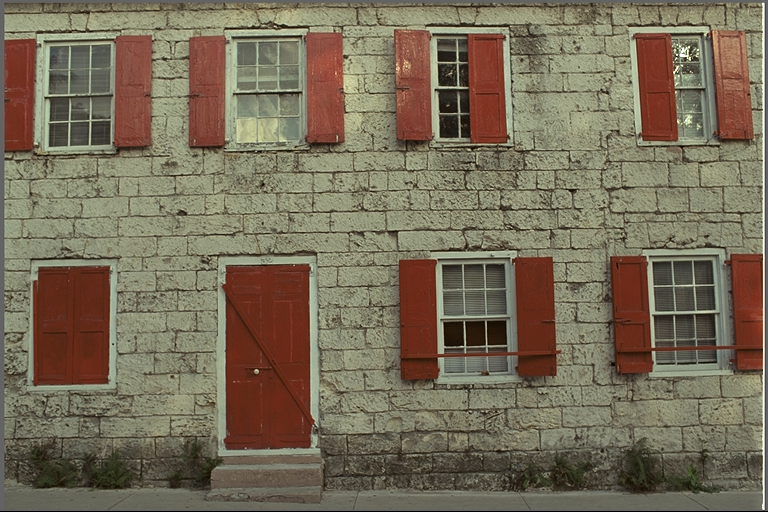
#> input picture images/kodim01.png, 768 x 512 px; its folder holds only this picture in this run
$ python color-based_retrieval.py
#> lines starting #> are read from the running program, lines starting #| are printed output that depends on the picture
# Imports
import matplotlib.pyplot as plt
import numpy as np
import glob, os
from PIL import Image
from skimage.color import rgb2hsv

# Read Images
rgb_images = [np.array(Image.open(filename)) for filename in glob.glob(os.path.join('images', '*.png'))]

# Convert rgb-Images to hsv-Images
hsv_images = [rgb2hsv(img) for img in rgb_images]
#> hsv_images = 1 item

# Quantization of hsv-Images (18 h-values, 3 s-values and 3 v-values, the 4 grey-values will be omitted)
h_bins = np.linspace(0, 1, 19)[1:18]
s_bins = np.linspace(0, 1, 4)[1:3]
v_bins = np.linspace(0, 1, 4)[1:3]

h_images = [img[:, :, 0] for img in hsv_images]
#> h_images = 1 item
s_images = [img[:, :, 1] for img in hsv_images]
#> s_images = 1 item
v_images = [img[:, :, 2] for img in hsv_images]
#> v_images = 1 item

h_images_q = [np.digitize(img, h_bins) for img in h_images]
#> h_images_q = 1 item
s_images_q = [np.digitize(img, s_bins) for img in s_images]
#> s_images_q = 1 item
v_images_q = [np.digitize(img, v_bins) for img in v_images]
#> v_images_q = 1 item

# Generate histograms
hist_bins_images = []
for i in range(len(h_images_q)):
    hist_bins_images.append(9 * h_images_q[i] + 3 * s_images_q[i] + v_images_q[i])
#> this loop made 1 pass
#> after the loop, hist_bins_images = 1 item

img_hists = []
for i in range(len(hist_bins_images)):
    fig, axes = plt.subplots(2, 1)
    axes[0].imshow(rgb_images[i])
    axes[0].axis(False)
    hist, bins, patches = axes[1].hist(hist_bins_images[i].ravel(), bins=np.arange(0, 162, 1), density=True)
    plt.suptitle(f'Image {i + 1}')
    fig.savefig(f'results/hist{i + 1}.png')
    fig.tight_layout()
    plt.show()
    img_hists.append(hist)
#> this loop made 1 pass
#> pass 1, `fig.savefig(f'results/hist{i + 1}.png')`:
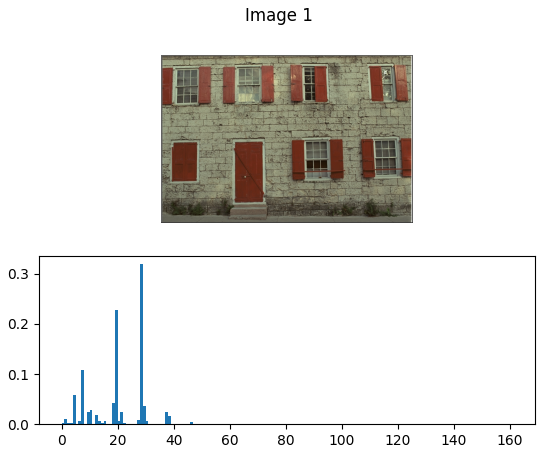
#> figure drawn by matplotlib, 2 panels; panel 2: tallest bar 0.319 high, from x = 28 to 29
#> pass 1, `plt.show()`:
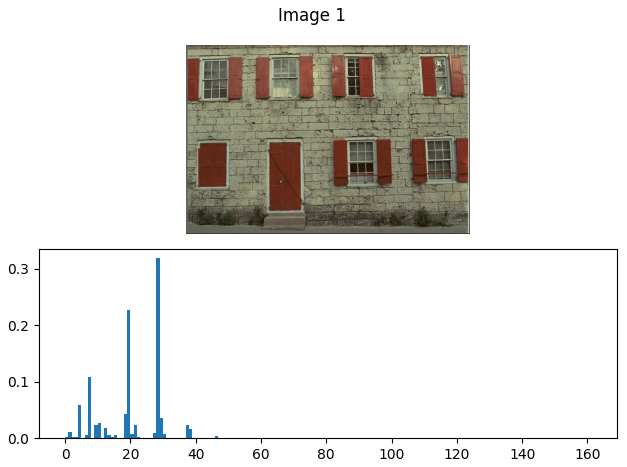
#> figure drawn by matplotlib, 2 panels; panel 2: tallest bar 0.319 high, from x = 28 to 29
#> after the loop, img_hists = 1 item


# Compare histograms
# Minkowski distance between two histograms (r=1: Manhattan distance, r=2: Euclidean distance)
def distance(hist1, hist2, r):
    abs_diff = abs(hist1 - hist2)
    return sum(abs_diff ** r)


# Compare all histograms against each other with r = 1, 2
for i in range(len(img_hists)):
    for j in range(len(img_hists)):
        manhattan = distance(img_hists[i], img_hists[j], 1)
        euclidean = distance(img_hists[i], img_hists[j], 2)
        total = manhattan + euclidean
        print(f'image {i + 1}, image {j + 1} (r = 1): {manhattan}, (r = 2): {euclidean}, (total): {total}')

$ run again, on images/kodim05.png
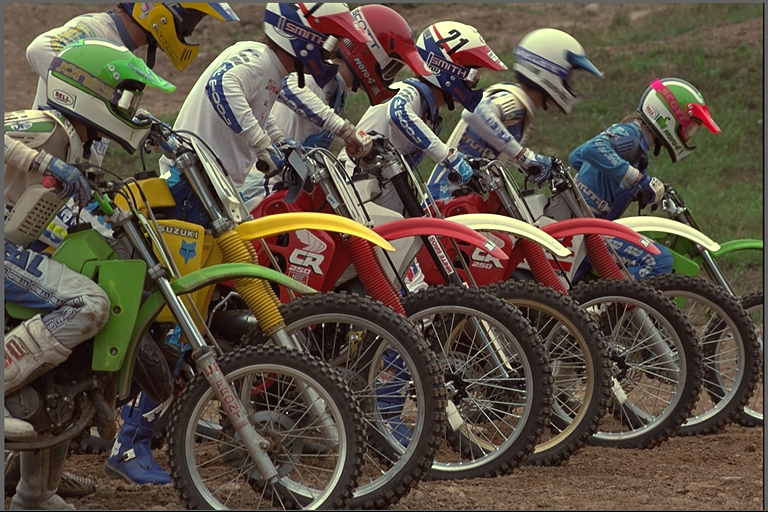
#> input picture images/kodim05.png, 768 x 512 px
#> hsv_images = 1 item
#> the loop `for i in range(len(h_images_q)):` made 1 pass
#> the loop `for i in range(len(hist_bins_images)):` made 1 pass
#> pass 1, `fig.savefig(f'results/hist{i + 1}.png')`:
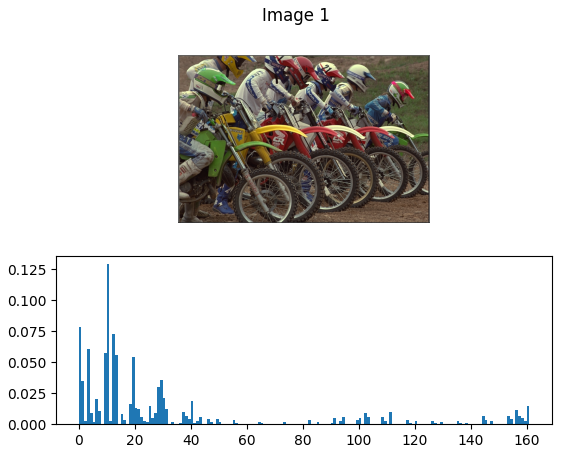
#> figure drawn by matplotlib, 2 panels; panel 2: tallest bar 0.129 high, from x = 10 to 11
#> pass 1, `plt.show()`:
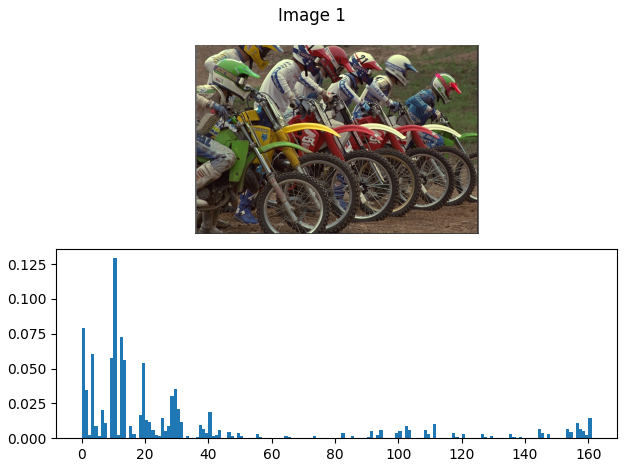
#> figure drawn by matplotlib, 2 panels; panel 2: tallest bar 0.129 high, from x = 10 to 11
#> the loop `for i in range(len(img_hists)):` made 1 pass
#| image 1, image 1 (r = 1): 0.0, (r = 2): 0.0, (total): 0.0

$ run again, on images/kodim06.png
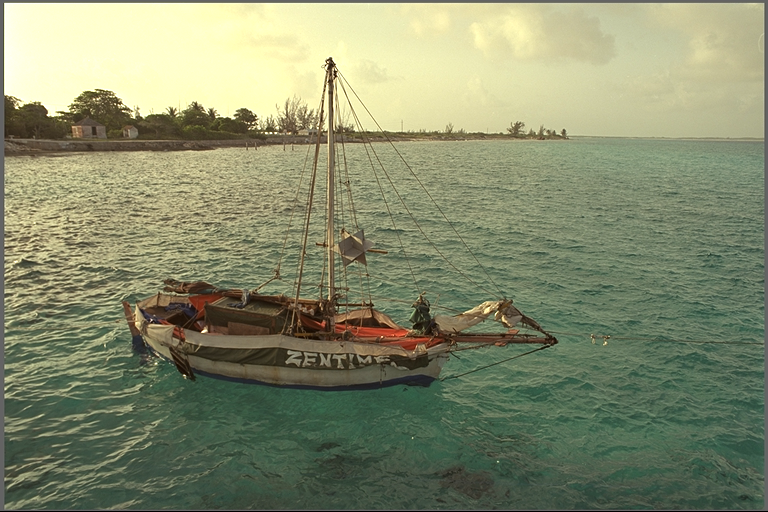
#> input picture images/kodim06.png, 768 x 512 px
#> hsv_images = 1 item
#> the loop `for i in range(len(h_images_q)):` made 1 pass
#> the loop `for i in range(len(hist_bins_images)):` made 1 pass
#> pass 1, `fig.savefig(f'results/hist{i + 1}.png')`:
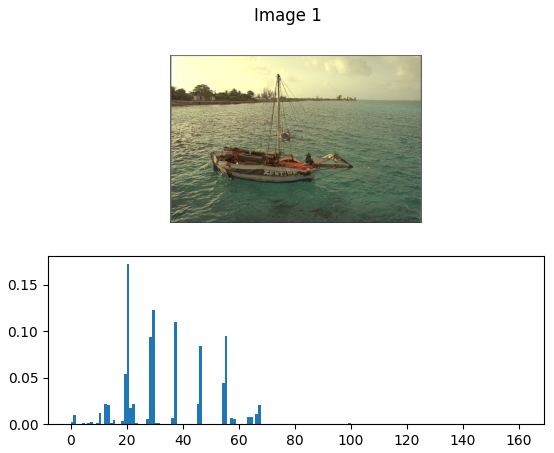
#> figure drawn by matplotlib, 2 panels; panel 2: tallest bar 0.172 high, from x = 20 to 21
#> pass 1, `plt.show()`:
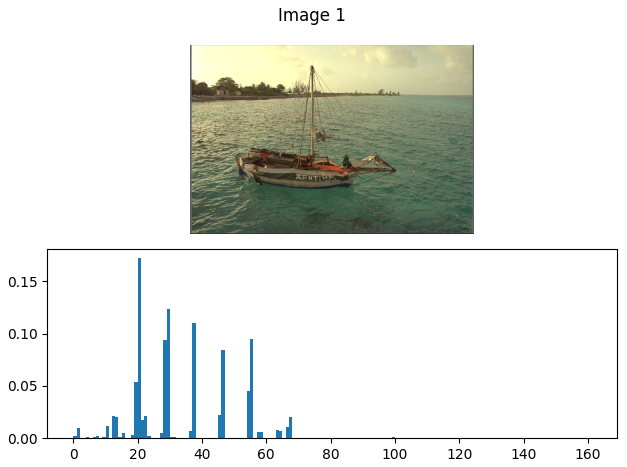
#> figure drawn by matplotlib, 2 panels; panel 2: tallest bar 0.172 high, from x = 20 to 21
#> the loop `for i in range(len(img_hists)):` made 1 pass
#| image 1, image 1 (r = 1): 0.0, (r = 2): 0.0, (total): 0.0

$ run again, on images/kodim07.png
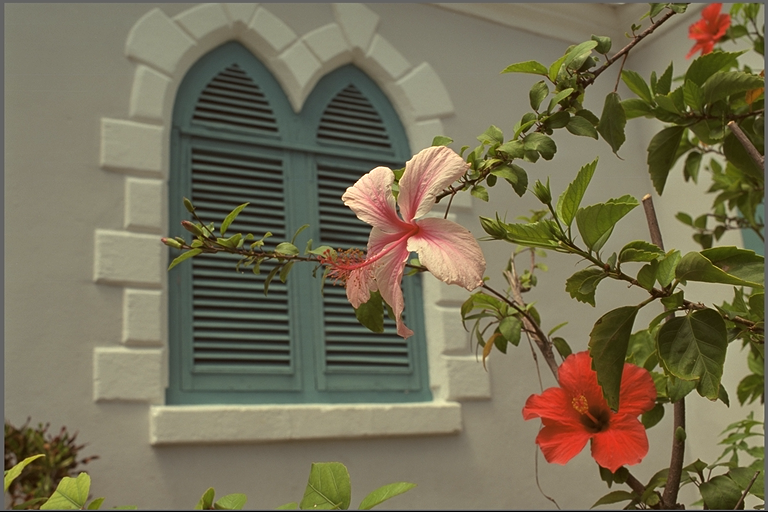
#> input picture images/kodim07.png, 768 x 512 px
#> hsv_images = 1 item
#> the loop `for i in range(len(h_images_q)):` made 1 pass
#> the loop `for i in range(len(hist_bins_images)):` made 1 pass
#> pass 1, `fig.savefig(f'results/hist{i + 1}.png')`:
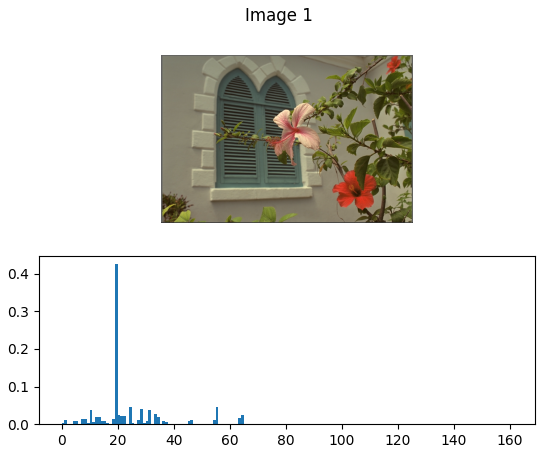
#> figure drawn by matplotlib, 2 panels; panel 2: tallest bar 0.425 high, from x = 19 to 20
#> pass 1, `plt.show()`:
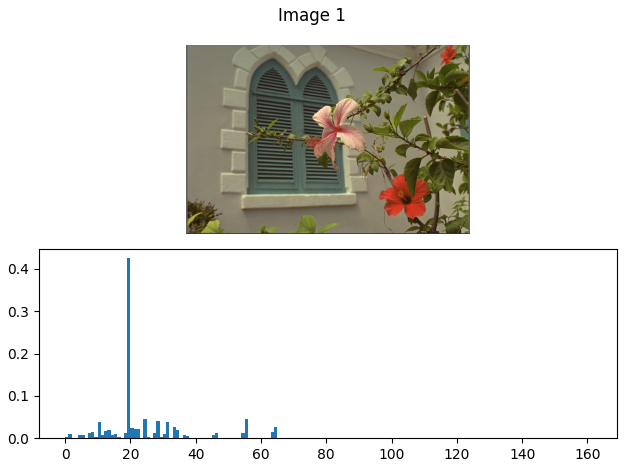
#> figure drawn by matplotlib, 2 panels; panel 2: tallest bar 0.425 high, from x = 19 to 20
#> the loop `for i in range(len(img_hists)):` made 1 pass
#| image 1, image 1 (r = 1): 0.0, (r = 2): 0.0, (total): 0.0

$ run again, on images/kodim02.png
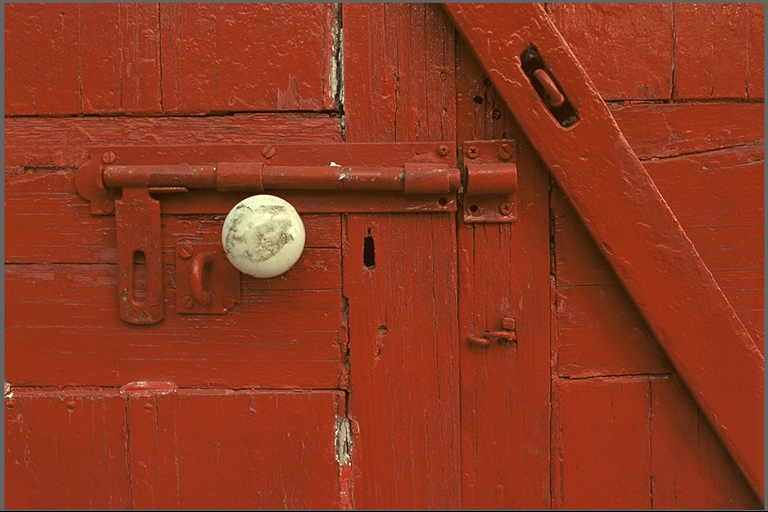
#> input picture images/kodim02.png, 768 x 512 px
#> hsv_images = 1 item
#> the loop `for i in range(len(h_images_q)):` made 1 pass
#> the loop `for i in range(len(hist_bins_images)):` made 1 pass
#> pass 1, `fig.savefig(f'results/hist{i + 1}.png')`:
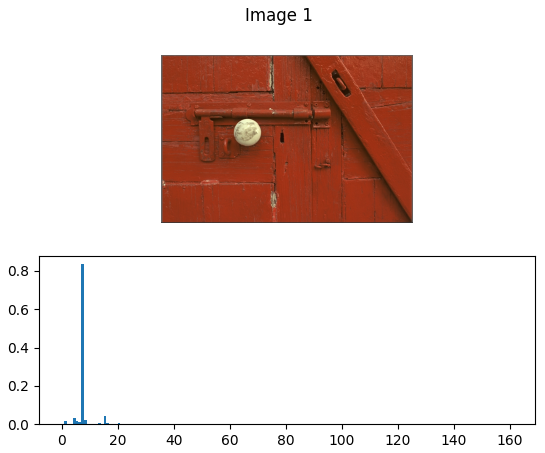
#> figure drawn by matplotlib, 2 panels; panel 2: tallest bar 0.835 high, from x = 7 to 8
#> pass 1, `plt.show()`:
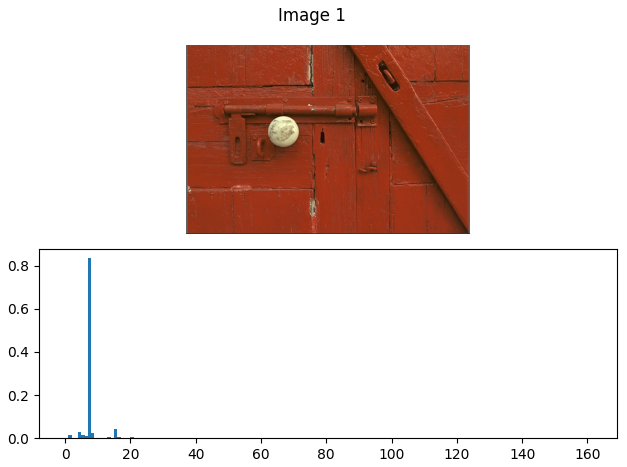
#> figure drawn by matplotlib, 2 panels; panel 2: tallest bar 0.835 high, from x = 7 to 8
#> the loop `for i in range(len(img_hists)):` made 1 pass
#| image 1, image 1 (r = 1): 0.0, (r = 2): 0.0, (total): 0.0
